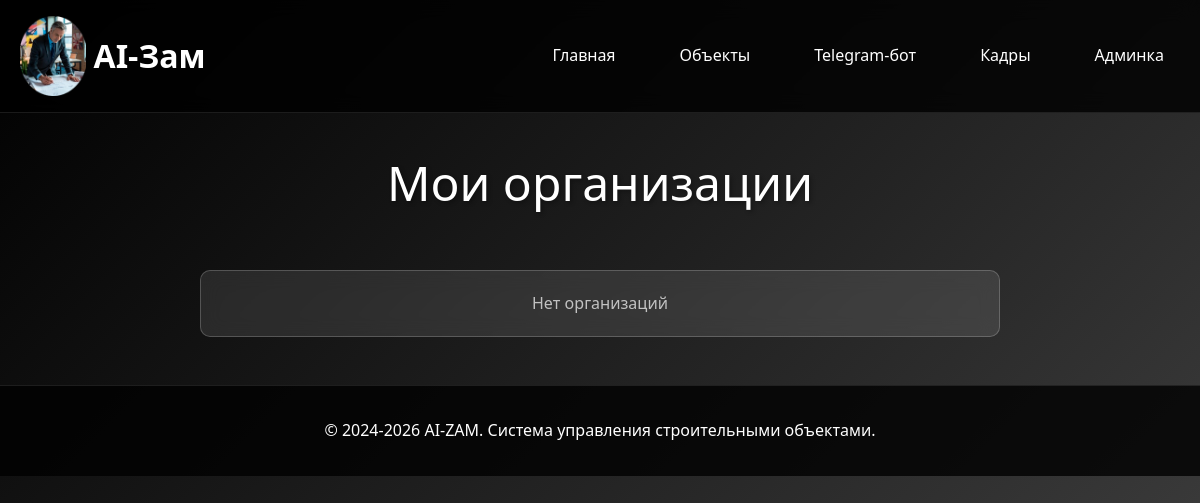
The page /sotrudniki/organizations/ on the database as committed earlier.
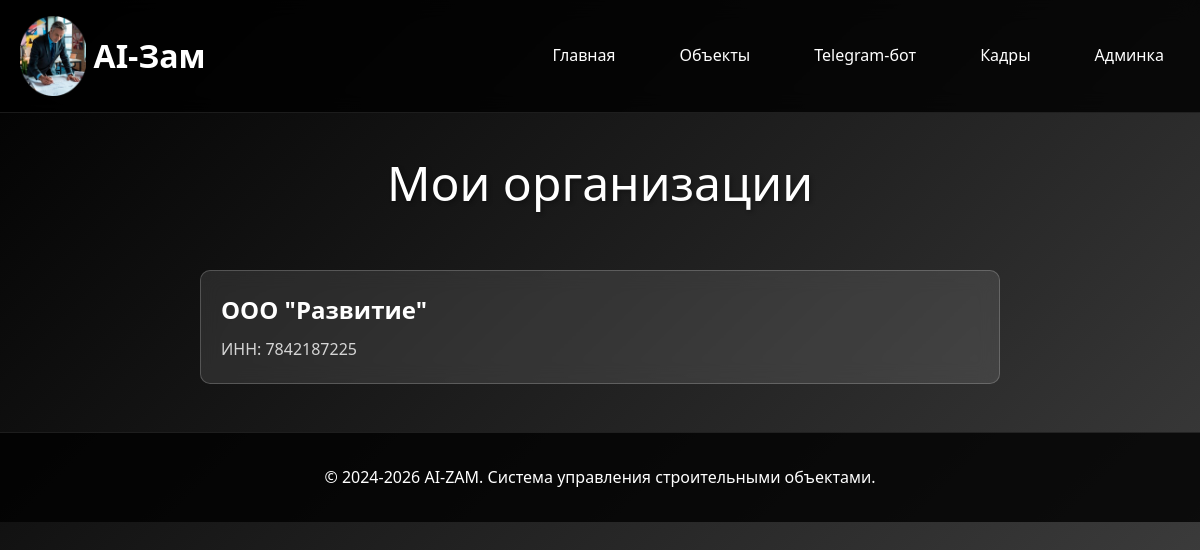
The same page on the database as committed later.
### sotrudniki/models.py (models this page shows, shortened)
class Organizaciya(models.Model):
    nazvanie = models.CharField(max_length=300, verbose_name="Название")
    inn = models.CharField(max_length=12, unique=True, verbose_name="ИНН")
    class Meta:
        verbose_name = "Организация"
        verbose_name_plural = "Организации"

### sotrudniki/views.py (the view)
# urls.py: path('organizations/', organizations_list, name='organizations_main'),
def organizations_list(request):
    organizacii = Organizaciya.objects.all()
    return render(request, 'sotrudniki/organizations.html', {'organizacii': organizacii})

### sotrudniki/templates/sotrudniki/organizations.html (shortened to what this page needs)
{% extends 'base/base.html' %}
{% block content %}
<div class="page-title">Мои организации</div>
<ul class="organization-list">
    {% for organizaciya in organizacii %}
    <li class="organization-item">
        <a href="{% url 'sotrudniki:organization_detail' organizaciya.pk %}" class="organization-link">
            {{ organizaciya.nazvanie }}
        </a>
        <div class="organization-inn">ИНН: {{ organizaciya.inn }}</div>
    </li>
    {% empty %}
    <li class="organization-item">
        <div style="text-align: center; color: rgba(255, 255, 255, 0.7);">Нет организаций</div>
    </li>
    {% endfor %}
</ul>
{% endblock %}

Rows that differ between the two databases and show on the page:
added Organizaciya: nazvanie "ООО \"Развитие\"", inn "7842187225"
Other text that changed with them:
text no longer shown: "Нет организаций"
